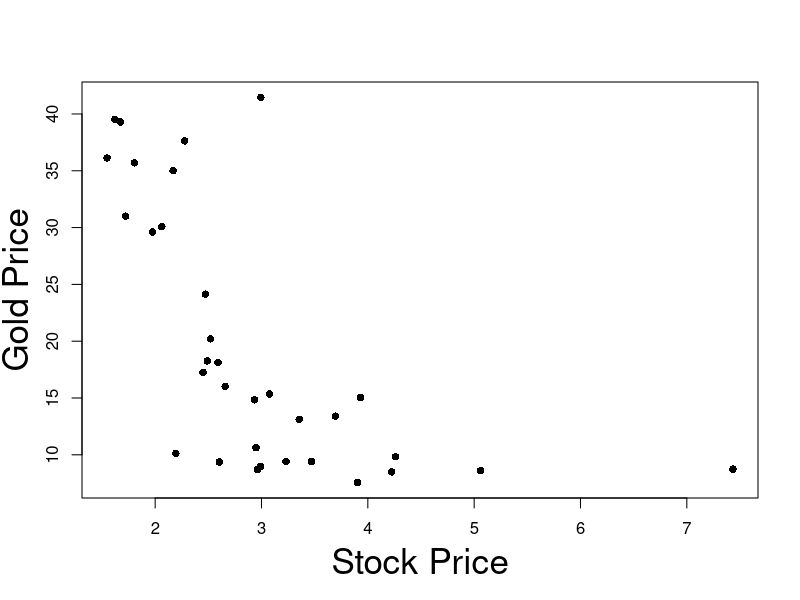
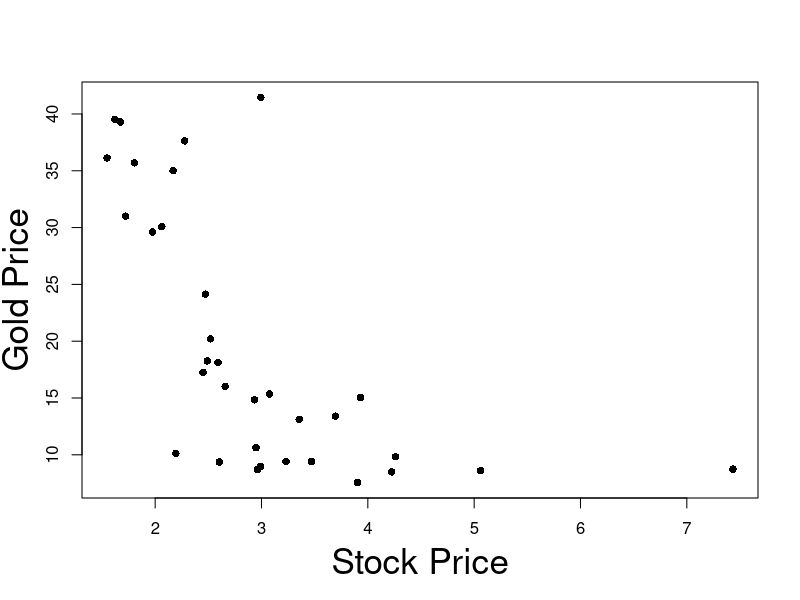
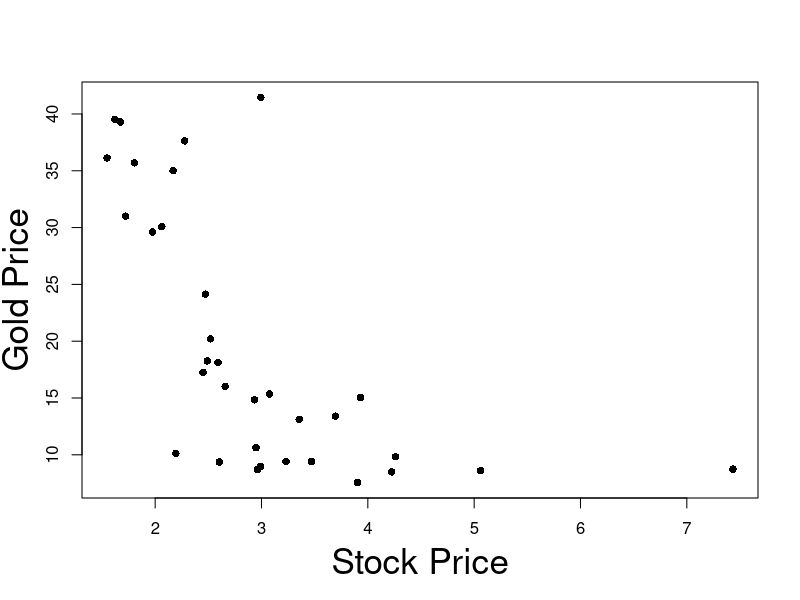
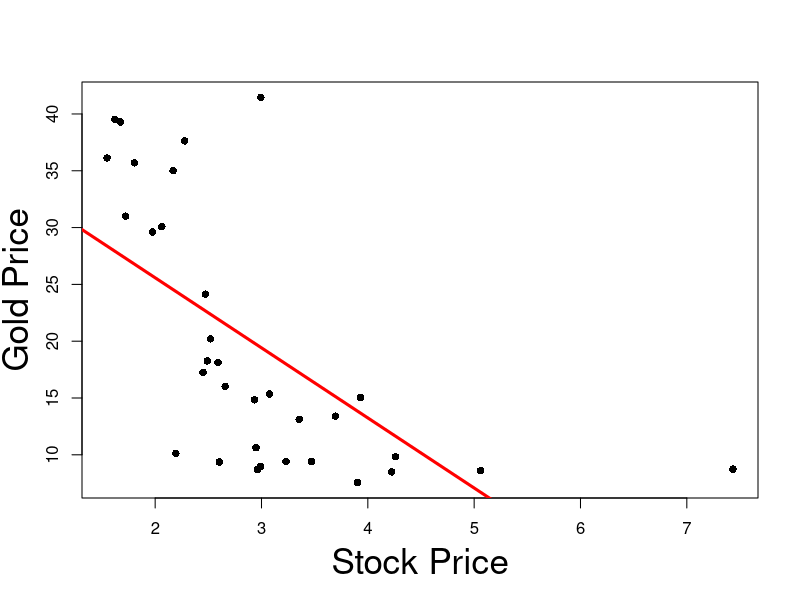
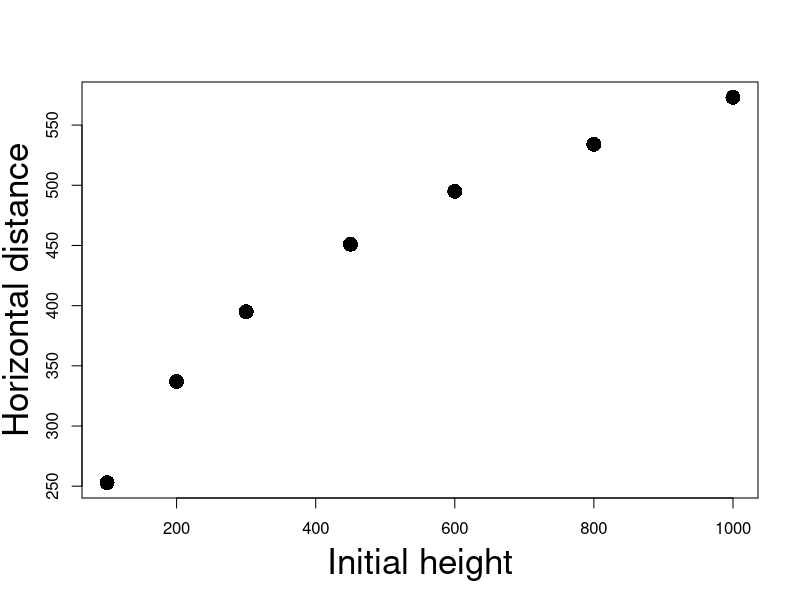
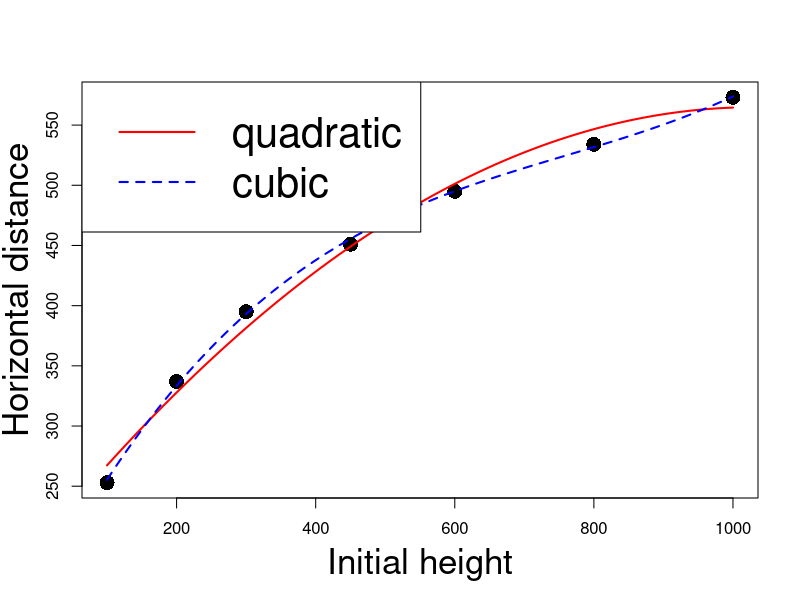
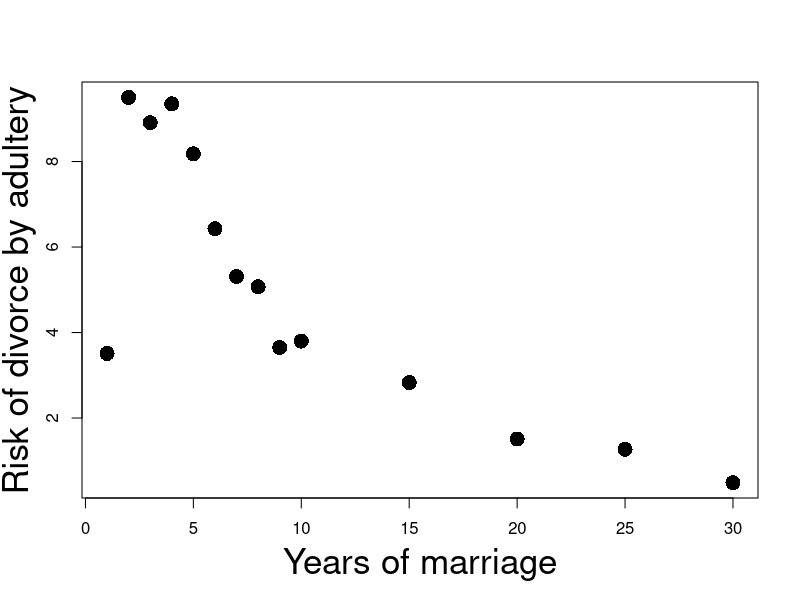
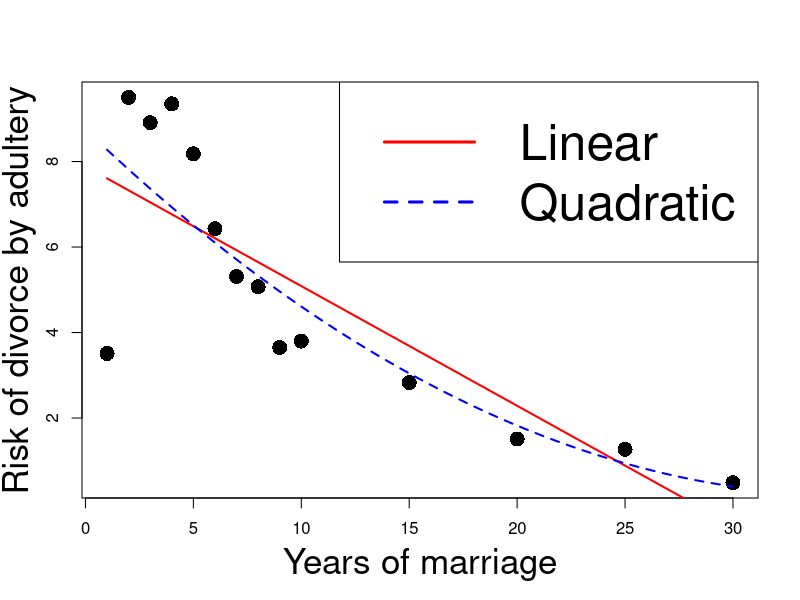

Write R code to recreate these figures, in order.
## ---- chunk 1
#| echo: false
#| layout-ncol: 1

data <- read.table("datasets/L3eg1data.txt")

#Add column labels to data
colnames(data) <- c("Stock Price","Gold Price")

# Output markdown table from data
knitr::kable(
  list(data[1:11,], data[12:22,], data[23:33,]),
  row.names = TRUE,
  format = "html", 
  table.attr = 'class="table simple table-striped table-hover"',
) 


## ---- chunk 2
prices = read.table(file = "datasets/stock_gold.txt",
                    header = TRUE)

print(prices)
## ---- chunk 3
#| echo: false
#| fig-asp: 1

# Read the data
prices <- read.table(file = "datasets/stock_gold.txt",
                   header = TRUE
                  )

stock.price <- prices$stock_price
gold.price <- prices$gold_price

# Create the plot
plot(stock.price,
     gold.price, 
     xlab = "", 
     ylab= "",
     pch = 16)

# Add labels
mtext("Stock Price", side=1, line=3, cex=2.1)
mtext("Gold Price", side=2, line=2.5, cex=2.1)
## ---- chunk 4
#| echo: false
#| fig-asp: 1

# Read the data
prices <- read.table(file = "datasets/stock_gold.txt",
                   header = TRUE
                  )

stock.price <- prices$stock_price
gold.price <- prices$gold_price

# Create the plot
plot(stock.price,
     gold.price, 
     xlab = "", 
     ylab= "",
     pch = 16)

# Add labels
mtext("Stock Price", side=1, line=3, cex=2.1)
mtext("Gold Price", side=2, line=2.5, cex=2.1)
## ---- chunk 5
#| echo: false
#| fig-asp: 1

# Read the data
prices <- read.table(file = "datasets/stock_gold.txt",
                   header = TRUE
                  )

stock.price <- prices$stock_price
gold.price <- prices$gold_price

# Create the plot
plot(stock.price,
     gold.price, 
     xlab = "", 
     ylab= "",
     pch = 16)

# Add labels
mtext("Stock Price", side=1, line=3, cex=2.1)
mtext("Gold Price", side=2, line=2.5, cex=2.1)
## ---- chunk 6
#| echo: false
#| fig-asp: 1

# Read the data
prices <- read.table(file = "datasets/stock_gold.txt",
                     header = TRUE
                    )

# Store data into vectors
stock.price <- prices$stock_price
gold.price <- prices$gold_price

# Fit simple linear regression model
fit.model <- lm(gold.price ~ stock.price)

# Plot the data
plot(stock.price,
     gold.price, 
     xlab = "", 
     ylab= "",
     pch = 16)

# Add labels
mtext("Stock Price", side=1, line=3, cex=2.1)
mtext("Gold Price", side=2, line=2.5, cex=2.1)

# Plot the regression line in red
abline(fit.model, col = "red", lwd = 3)
## ---- chunk 7
#| echo: true
t <- - 4.502 
p <- 2 - 2 * pt(abs(t), df = 31)

cat("The p-value is", p)
## ---- chunk 8
#| echo: true
t <- 8.744
p <- 2 - 2 * pt(abs(t), df = 31)

cat("The p-value is", p)
## ---- chunk 9
longley <- read.table(file = "datasets/longley.txt",
                      header = TRUE)

head(longley,n=3)
## ---- chunk 10
longley <- read.table(file = "datasets/longley.txt",
                      header = TRUE)

head(longley,n=3)
## ---- chunk 11
# Read data file
longley <- read.table(file = "datasets/longley.txt",
                      header = TRUE)

# Store columns in vectors
x2 <- longley[ , 1]
x3 <- longley[ , 2]
x4 <- longley[ , 3]
x5 <- longley[ , 4]
x6 <- longley[ , 5]
y <- longley[ , 6]

# Fit Model 0 and Model 1
model.1 <- lm(y ~ x3 + x4 + x6)
model.2 <- lm(y ~ x2 + x3 + x4 + x5 + x6)

# F-test for model selection
anova(model.1, model.2, test = "F")
## ---- chunk 12
# Read data file
longley <- read.table(file = "datasets/longley.txt",
                      header = TRUE)

# Store columns in vectors
x2 <- longley[ , 1]
x3 <- longley[ , 2]
x4 <- longley[ , 3]
x5 <- longley[ , 4]
x6 <- longley[ , 5]
y <- longley[ , 6]

# Fit Model 0 and Model 1
model.1 <- lm(y ~ x3 + x4 + x6)
model.2 <- lm(y ~ x2 + x3 + x4 + x5 + x6)

# F-test for model selection
anova(model.1, model.2, test = "F")
## ---- chunk 13
# Read data file
longley <- read.table(file = "datasets/longley.txt",
                      header = TRUE)

# Store columns in vectors
x2 <- longley[ , 1]
x3 <- longley[ , 2]
x4 <- longley[ , 3]
x5 <- longley[ , 4]
x6 <- longley[ , 5]
y <- longley[ , 6]

# Fit Model 0 and Model 1
model.1 <- lm(y ~ x3 + x4 + x6)
model.2 <- lm(y ~ x2 + x3 + x4 + x5 + x6)

# F-test for model selection
anova(model.1, model.2, test = "F")
## ---- chunk 14
# Read data file
longley <- read.table(file = "datasets/longley.txt",
                      header = TRUE)

# Store columns in vectors
x2 <- longley[ , 1]
x3 <- longley[ , 2]
x4 <- longley[ , 3]
x5 <- longley[ , 4]
x6 <- longley[ , 5]
y <- longley[ , 6]

# Fit Model 1 and Model 2
model.1 <- lm(y ~ x3 + x4 + x6)
model.2 <- lm(y ~ x2 + x3 + x4 + x5 + x6)

# F-test for model selection
anova(model.1, model.2, test = "F")
## ---- chunk 15
# Read data file
longley <- read.table(file = "datasets/longley.txt",
                      header = TRUE)

# Store columns in vectors
x2 <- longley[ , 1]
x3 <- longley[ , 2]
x4 <- longley[ , 3]
x5 <- longley[ , 4]
x6 <- longley[ , 5]
y <- longley[ , 6]

# Fit Model 1 and Model 2
model.1 <- lm(y ~ x3 + x4 + x6)
model.2 <- lm(y ~ x2 + x3 + x4 + x5 + x6)

# F-test for model selection
anova(model.1, model.2, test = "F")
## ---- chunk 16
# Read data file
longley <- read.table(file = "datasets/longley.txt",
                      header = TRUE)

# Store columns in vectors
x2 <- longley[ , 1]
x3 <- longley[ , 2]
x4 <- longley[ , 3]
x5 <- longley[ , 4]
x6 <- longley[ , 5]
y <- longley[ , 6]

# Fit Model 1 and Model 2
model.1 <- lm(y ~ x3 + x4 + x6)
model.2 <- lm(y ~ x2 + x3 + x4 + x5 + x6)

# F-test for model selection
anova(model.1, model.2, test = "F")
## ---- chunk 17
# Read data file
longley <- read.table(file = "datasets/longley.txt",
                      header = TRUE)

# Store columns in vectors
x2 <- longley[ , 1]
x3 <- longley[ , 2]
x4 <- longley[ , 3]
x5 <- longley[ , 4]
x6 <- longley[ , 5]
y <- longley[ , 6]

# Fit Model 1 and Model 2
model.1 <- lm(y ~ x3 + x4 + x6)
model.2 <- lm(y ~ x2 + x3 + x4 + x5 + x6)

# F-test for model selection
anova(model.1, model.2, test = "F")
## ---- chunk 18
#| echo: false
#| fig-asp: 1

# Enter the data
height <- c(100, 200, 300, 450, 600, 800, 1000)
distance <- c(253, 337, 395, 451, 495, 534, 573)

# Scatter plot of data
plot(height, distance, xlab = "", ylab = "", pch = 16, cex = 2)

# Add labels
mtext("Initial height", side = 1, line = 3, cex = 2.1)
mtext("Horizontal distance", side = 2, line = 2.5, cex = 2.1)
## ---- chunk 19
#| echo: true
#| code-fold: true
#| code-summary: "Click here to show the full code"
#| fig-asp: 1

# Enter the data
height <- c(100, 200, 300, 450, 600, 800, 1000)
distance <- c(253, 337, 395, 451, 495, 534, 573)

# Scatter plot of data
plot(height, distance, xlab = "", ylab = "", pch = 16, cex = 2)

# Add labels
mtext("Initial height", side = 1, line = 3, cex = 2.1)
mtext("Horizontal distance", side = 2, line = 2.5, cex = 2.1)

# Fit quadratic model
quadratic <- lm(distance ~ height + I( height^2 ))

# Fit cubic model
cubic <- lm(distance ~ height + I( height^2 ) + I (height^3))

# Plot quadratic Vs Cubic
polynomial <- Vectorize(function(x, ps) {
  n <- length(ps)
  sum(ps*x^(1:n-1))
}, "x")
curve(polynomial(x, coef(quadratic)), add=TRUE, col = "red", lwd = 2)
curve(polynomial(x, coef(cubic)), add=TRUE, col = "blue", lty = 2, lwd = 2)
legend("topleft", legend = c("quadratic", "cubic"), 
       col = c("red", "blue"), lty = c(1,2), lwd = 2, cex = 2.5)
## ---- chunk 20
#| echo: true
#| code-fold: true
#| code-summary: "Click here to show the full code"
#| fig-asp: 1

# Divorces data
year <- c(1, 2, 3, 4, 5, 6,7, 8, 9, 10, 15, 20, 25, 30)
percent <- c(3.51, 9.5, 8.91, 9.35, 8.18, 6.43, 5.31, 
             5.07, 3.65, 3.8, 2.83, 1.51, 1.27, 0.49)

# Scatter plot of data
plot(year, percent, xlab = "", ylab = "", pch = 16, cex = 2)

# Add labels
mtext("Years of marriage", side = 1, line = 3, cex = 2.1)
mtext("Risk of divorce by adultery", side = 2, line = 2.5, cex = 2.1)
## ---- chunk 21
#| echo: true
#| code-fold: true
#| code-summary: "Click here to show the full code"
#| fig-asp: 1

# Divorces data
year <- c(1, 2, 3, 4, 5, 6,7, 8, 9, 10, 15, 20, 25, 30)
percent <- c(3.51, 9.5, 8.91, 9.35, 8.18, 6.43, 5.31, 
             5.07, 3.65, 3.8, 2.83, 1.51, 1.27, 0.49)

# Fit linear model
linear <- lm(percent ~ year)

# Fit quadratic model
quadratic <- lm(percent ~ year + I( year^2 ))

# Scatter plot of data
plot(year, percent, xlab = "", ylab = "", pch = 16, cex = 2)

# Add labels
mtext("Years of marriage", side = 1, line = 3, cex = 2.1)
mtext("Risk of divorce by adultery", side = 2, line = 2.5, cex = 2.1)

# Plot Linear Vs Quadratic
polynomial <- Vectorize(function(x, ps) {
  n <- length(ps)
  sum(ps*x^(1:n-1))
}, "x")
curve(polynomial(x, coef(linear)), add=TRUE, col = "red", lwd = 2)
curve(polynomial(x, coef(quadratic)), add=TRUE, col = "blue", lty = 2, lwd = 2)
legend("topright", legend = c("Linear", "Quadratic"), 
       col = c("red", "blue"), lty = c(1,2), cex = 3, lwd = 3)
## ---- chunk 22
#| echo: true
#| code-fold: true
#| code-summary: "Click here to show the full code"
#| fig-asp: 1

# Divorces data
year <- c(1, 2, 3, 4, 5, 6,7, 8, 9, 10, 15, 20, 25, 30)
percent <- c(3.51, 9.5, 8.91, 9.35, 8.18, 6.43, 5.31, 
             5.07, 3.65, 3.8, 2.83, 1.51, 1.27, 0.49)

# Fit linear model
linear <- lm(percent ~ year)

# Fit order 6 model
order_6 <- lm(percent ~ year  + I( year^2 ) + I( year^3 ) + 
                                I( year^4 ) + I( year^5 ) +
                                I( year^6 ))

# Scatter plot of data
plot(year, percent, xlab = "", ylab = "", pch = 16, cex = 2)

# Add labels
mtext("Years of marriage", side = 1, line = 3, cex = 2.1)
mtext("Risk of divorce by adultery", side = 2, line = 2.5, cex = 2.1)

# Plot Linear Vs Quadratic
polynomial <- Vectorize(function(x, ps) {
  n <- length(ps)
  sum(ps*x^(1:n-1))
}, "x")
curve(polynomial(x, coef(linear)), add=TRUE, col = "red", lwd = 2)
curve(polynomial(x, coef(order_6)), add=TRUE, col = "blue", lty = 2, lwd = 3)
legend("topright", legend = c("Linear", "Order 6"), 
       col = c("red", "blue"), lty = c(1,2), cex = 3, lwd = 3)
